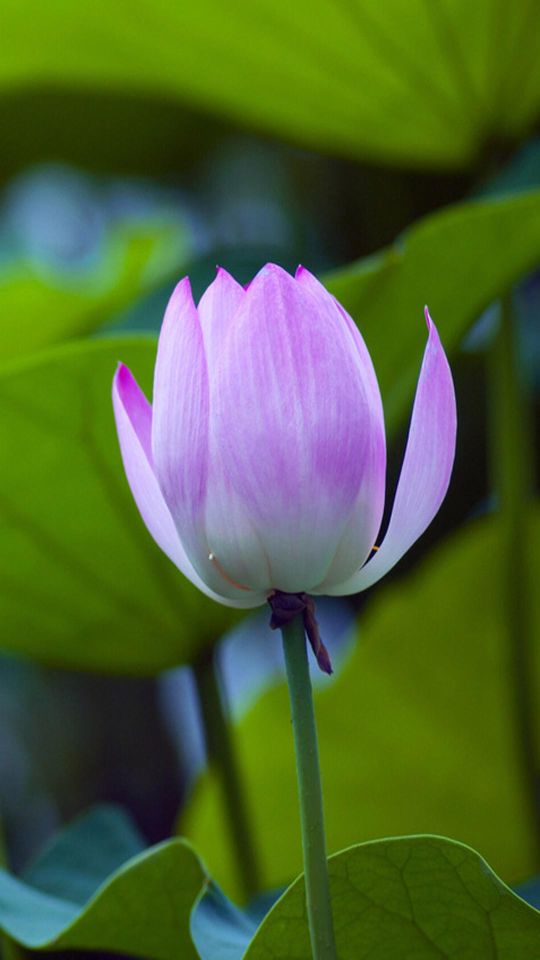
#> input picture com/example/builtin_module/test.jpg, 1080 x 1920 px (shown at 1/2 size)
$ python pillow_test.py
#> lines starting #> are read from the running program, lines starting #| are printed output that depends on the picture
#!/usr/bin/env python
# -*- coding: UTF-8 -*-
# @Time : 11/27/2018 17:07
# @Author : mingfei.net@gmail.com
# @FileName : pillow_test.py
# @GitHub : https://github.com/thu/Python-Demo-B

from PIL import Image, ImageFilter, ImageDraw, ImageFont

image = Image.open('test.jpg')
#> image is the input picture: PIL image 1080x1920 RGB; mean R, G, B 79.6, 100.3, 52.2

# width, height = image.size
#
# print(width, height)
#
# image.thumbnail((width // 10, height // 10))
#
# image.save('thumbnail.jpg')
#
# image = Image.open('test.jpg')
#
# blur = image.filter(ImageFilter.GaussianBlur(radius=10))
#
# blur.save('blur.jpg')

draw = ImageDraw.Draw(image)

# use a bitmap font
# font = ImageFont.load("arial.pil")

# draw.text((10, 10), "hello", font=font)

# use a truetype font
font = ImageFont.truetype("arial.ttf", 150)

draw.text((10, 25), "world", font=font)

image.save('string.jpg')
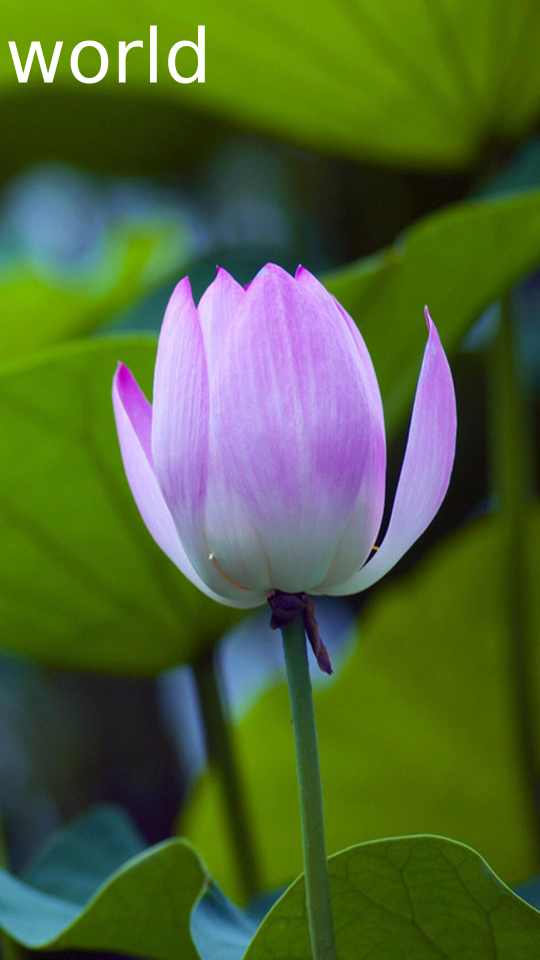
#> saved as string.jpg: PIL image 1080x1920 RGB (shown at 1/2 size); mean R, G, B 80.6, 101, 53.8
